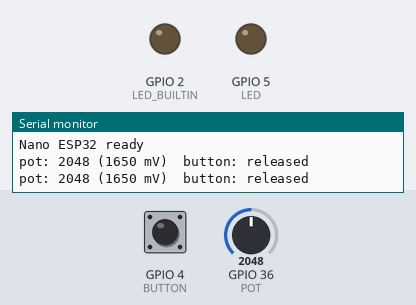
Recording of a sketch running on a simulated ESP32. Shown: output pins drawn as LEDs (lit = HIGH), the last lines printed to the serial monitor. The inputs (shaded band) are chosen by the test bench; at power-on: GPIO 4 (BUTTON) HIGH, GPIO 36 (POT) = 2048.

Above: at 1.2 s.
1.3 s: GPIO 4 (BUTTON) pulled LOW for 1 s
At 1.8 s:
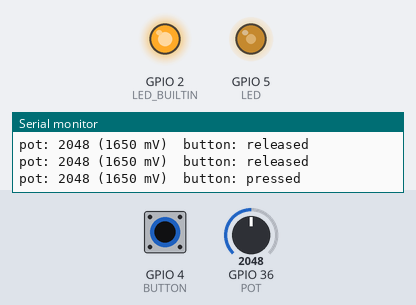
3.8 s: GPIO 36 (POT) set to 1028
5.3 s: GPIO 36 (POT) set to 936
7.5 s: GPIO 4 (BUTTON) pulled LOW for 0.15 s
At 7.58 s:
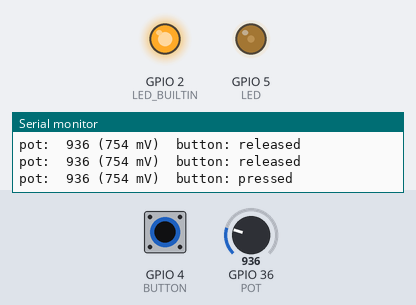
9.1 s: GPIO 4 (BUTTON) pulled LOW for 3.2 s
At 13.7 s:
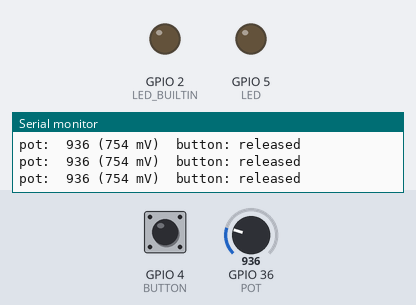
Timing chart, 0 to 14.8 s (numbered marks = the images above; inputs shaded):
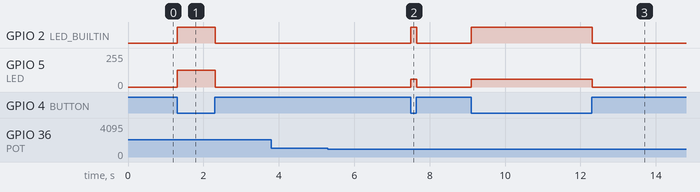

Measured:
- after the input at 1.3 s, GPIO 2 (LED_BUILTIN): LOW → HIGH at once, → LOW 1.0 s later; GPIO 5 (LED): 0/255 → 127/255 at once, → 0/255 1.0 s later
- after the input at 7.5 s, GPIO 2 (LED_BUILTIN): LOW → HIGH at once, → LOW 0.15 s later; GPIO 5 (LED): 0/255 → 58/255 at once, → 0/255 0.15 s later
- after the input at 9.1 s, GPIO 2 (LED_BUILTIN): LOW → HIGH at once, → LOW 3.2 s later; GPIO 5 (LED): 0/255 → 58/255 at once, → 0/255 3.2 s later

The sketch:

esp_test.ino
```cpp
// Arduino Nano ESP32 example for esp_test.json (select "Arduino Nano ESP32" as the board):
//   D4  -> pushbutton -> GND                    (uses the internal pull-up)
//   D5  -> 220 ohm resistor -> LED (+, anode) ; LED (-, cathode) -> GND
//   3V3 -> potentiometer -> GND, wiper -> A0    (never 5 V: the ESP32 pins are 3.3 V only)
const int BUTTON = 4;
const int LED = 5;
const int POT = A0;

void setup() {
  Serial.begin(115200);
  Serial.println("Nano ESP32 ready");

  pinMode(BUTTON, INPUT_PULLUP);
  pinMode(LED, OUTPUT);
  pinMode(LED_BUILTIN, OUTPUT);
}

void loop() {
  int raw = analogRead(POT);              // 0-4095: the ESP32 ADC is 12-bit
  uint32_t mv = analogReadMilliVolts(POT);
  bool pressed = digitalRead(BUTTON) == LOW;

  // While the button is held, the potentiometer sets the LED brightness (PWM)
  analogWrite(LED, pressed ? map(raw, 0, 4095, 0, 255) : 0);
  digitalWrite(LED_BUILTIN, pressed ? HIGH : LOW);

  static unsigned long lastPrint = 0;
  if (millis() - lastPrint > 500) {
    lastPrint = millis();
    Serial.printf("pot: %4d (%lu mV)  button: %s\n", raw, (unsigned long)mv, pressed ? "pressed" : "released");
  }
  delay(10);
}
```
